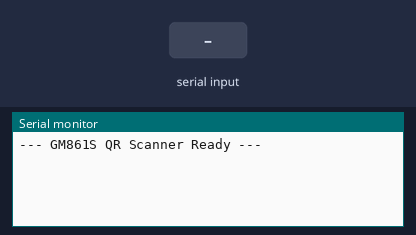
A sketch run on a simulated ESP8266 (NodeMCU). Shown: the last lines printed to the serial monitor. The inputs (shaded band) are chosen by the test bench.

Above: at 2.2 s.
2.3 s: "1" received over the second serial link
At 3.6 s:
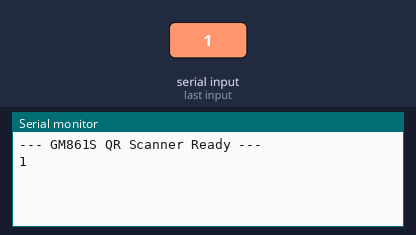
3.9 s: "0" received over the second serial link
At 4.8 s:
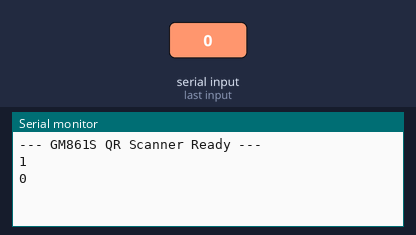
5.4 s: "2" received over the second serial link
At 5.9 s:
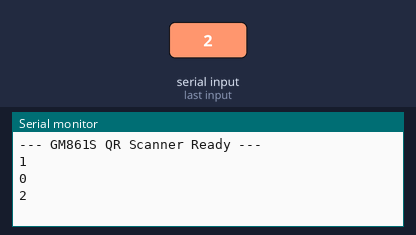

The sketch:

scanner_only_test.ino
```cpp
#include <SoftwareSerial.h>

// GM861S Pin 5 (TXD) -> D5, GM861S Pin 4 (RXD) -> D6
#define SCANNER_RX D5
#define SCANNER_TX D6

SoftwareSerial scanner(SCANNER_RX, SCANNER_TX);

void setup() {
  Serial.begin(115200);
  scanner.begin(9600);
  delay(1000);
  Serial.println("\n--- GM861S QR Scanner Ready ---");
}

void loop() {
  if (scanner.available()) {
    String data = "";
    unsigned long lastByte = millis();
    while (millis() - lastByte < 150) {
      if (scanner.available()) {
        char c = scanner.read();
        if (c >= 0x20 && c <= 0x7E) {
          data += c;
        }
        lastByte = millis();
      }
    }
    if (data.length() > 0) {
      Serial.println(data);
    }
  }
}
```

Measured:
- after the input at 2.3 s, the serial monitor: prints a new line after 0.15 s (image 1)
- after the input at 3.9 s, the serial monitor: prints a new line after 0.15 s (image 2)
- after the input at 5.4 s, the serial monitor: prints a new line after 0.15 s (image 3)
